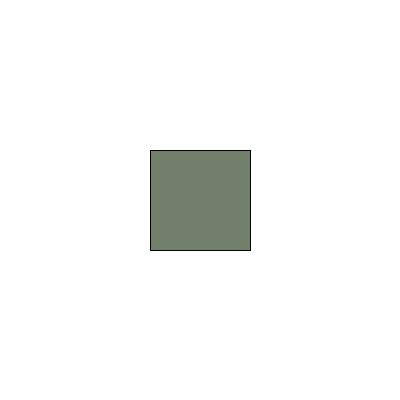
Frame 1 (no input)
Frame 60 (the mouse pressed at the canvas centre just before this capture): identical to frame 1, image omitted
Frame 120 (the mouse held since frame 60 and released just before this capture): identical to frame 1, image omitted

The Processing sketch that drew this single still picture (run headless with seeded random() and noise(); from frame 60 on, the mouse is pressed at the canvas centre):

// Processing sketch: hsb_demo
// ── hsb_demo.pde

int colour;

void setup() {
  size(400, 400);
  colorMode(HSB, 360, 100, 100);
}

void draw() {
 background(color(0, 0, 100));
 //fill(color(102, 16, 50));
 fill(color(102, 16, 50));
 rect (150, 150, 100, 100);
 colour++;
}
